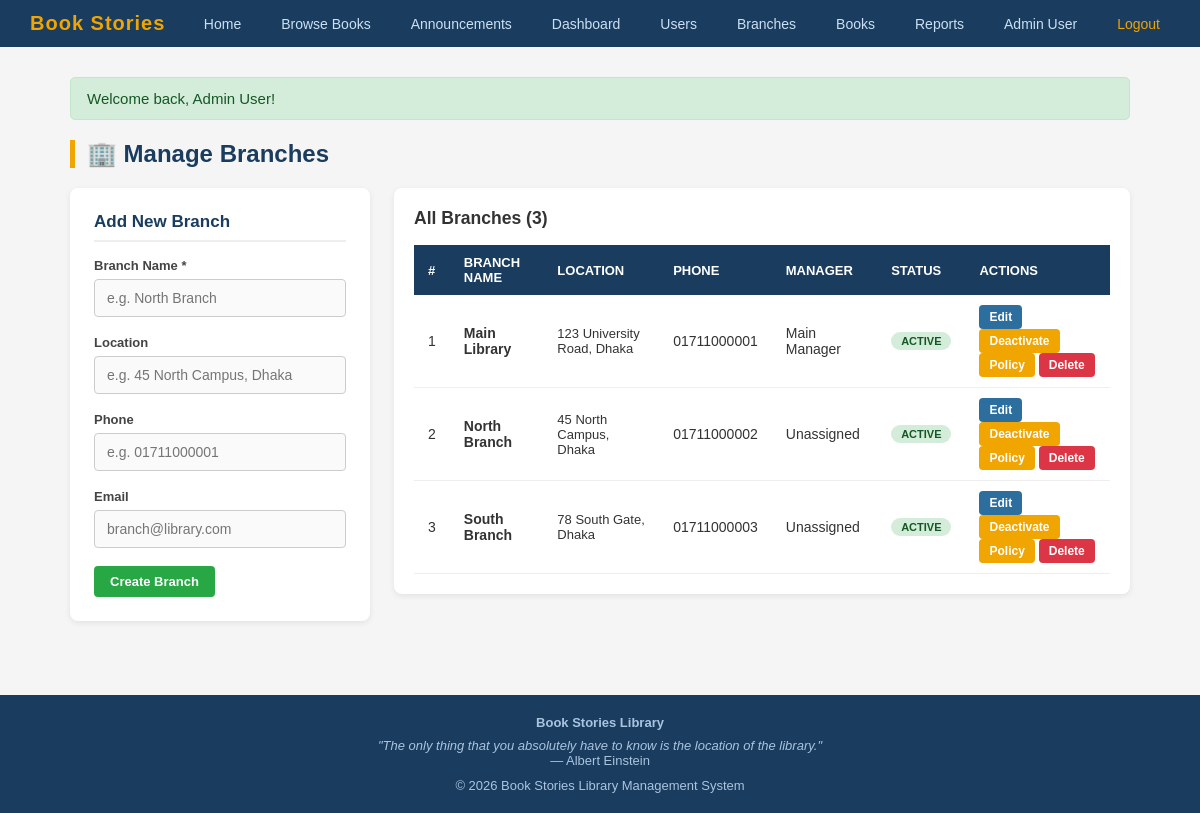
Page /index.php?page=manage_branches (signed in) on the committed database.
### tables this page shows
CREATE TABLE IF NOT EXISTS users (
    id INT AUTO_INCREMENT PRIMARY KEY,
    full_name VARCHAR(100) NOT NULL,
    email VARCHAR(100) NOT NULL UNIQUE,
    password VARCHAR(255) NOT NULL,
    role ENUM('member','librarian','manager','admin') DEFAULT 'member',
    branch_id INT DEFAULT NULL,
    phone VARCHAR(20),
    address TEXT,
    profile_pic VARCHAR(255) DEFAULT 'default.png',
    status ENUM('active','inactive') DEFAULT 'active',
    created_at DATETIME DEFAULT CURRENT_TIMESTAMP
);

CREATE TABLE IF NOT EXISTS branches (
    id INT AUTO_INCREMENT PRIMARY KEY,
    branch_name VARCHAR(100) NOT NULL,
    location VARCHAR(255),
    phone VARCHAR(20),
    email VARCHAR(100),
    manager_id INT DEFAULT NULL,
    status ENUM('active','inactive') DEFAULT 'active',
    created_at DATETIME DEFAULT CURRENT_TIMESTAMP
);

### models/BranchModel.php (called while the page is built, shortened)
<?php
function getAllBranches($conn) {
    $sql    = "SELECT b.*, u.full_name AS manager_name FROM branches b LEFT JOIN users u ON b.manager_id = u.id ORDER BY b.id ASC";
    $result = mysqli_query($conn, $sql);
    $list   = array();
    while ($row = mysqli_fetch_assoc($result)) {
        $list[] = $row;
    }
    return $list;
}

### views/manager/manage_branches.php (the view, shortened to what this page needs)
<?php
require_once 'config/Connect.php';
require_once 'models/BranchModel.php';
$conn     = connect();
$branches = getAllBranches($conn);
$managers = array();
$sql    = "SELECT id, full_name FROM users WHERE role='manager' AND status='active'";
$result = mysqli_query($conn, $sql);
while ($row = mysqli_fetch_assoc($result)) {
    $managers[] = $row;
}
$edit_branch = null;
require_once 'views/header.php';
?>
<h1 class="page-title">&#127970; Manage Branches</h1>
<div style="display:flex; gap:24px; flex-wrap:wrap;">
    <div class="section-box" style="flex:0 0 300px;">
        <?php if ($edit_branch): ?>
            <h3>Edit Branch</h3>
            <form action="index.php?page=do_branch&action=update" method="POST">
                <input type="hidden" name="id" value="<?php echo $edit_branch['id']; ?>">
                <div class="form-group">
                    <label>Branch Name *</label>
                    <input type="text" name="branch_name" value="<?php echo htmlspecialchars($edit_branch['branch_name']); ?>" required>
                </div>
                <div class="form-group">
                    <label>Location</label>
                    <input type="text" name="location" value="<?php echo htmlspecialchars($edit_branch['location'] ?? ''); ?>">
                </div>
                <div class="form-group">
                    <label>Phone</label>
                    <input type="text" name="phone" value="<?php echo htmlspecialchars($edit_branch['phone'] ?? ''); ?>">
                </div>
                <div class="form-group">
                    <label>Email</label>
                    <input type="email" name="email" value="<?php echo htmlspecialchars($edit_branch['email'] ?? ''); ?>">
                </div>
                <div class="form-group">
                    <label>Assign Manager</label>
                    <select name="manager_id">
                        <option value="0">-- None --</option>
                        <?php foreach ($managers as $m): ?>
                            <option value="<?php echo $m['id']; ?>"
                                <?php echo ($edit_branch['manager_id'] == $m['id']) ? 'selected' : ''; ?>>
                                <?php echo htmlspecialchars($m['full_name']); ?>
                            </option>
                        <?php endforeach; ?>
                    </select>
                </div>
                <div style="display:flex; gap:8px;">
                    <button type="submit" class="btn btn-primary">Save Changes</button>
                    <a href="index.php?page=manage_branches" class="btn btn-secondary">Cancel</a>
                </div>
            </form>
        <?php else: ?>
            <h3>Add New Branch</h3>
            <form action="index.php?page=do_branch&action=create" method="POST">
                <div class="form-group">
                    <label>Branch Name *</label>
                    <input type="text" name="branch_name" placeholder="e.g. North Branch" required>
                </div>
                <div class="form-group">
                    <label>Location</label>
                    <input type="text" name="location" placeholder="e.g. 45 North Campus, Dhaka">
                </div>
                <div class="form-group">
                    <label>Phone</label>
                    <input type="text" name="phone" placeholder="e.g. 01711000001">
                </div>
                <div class="form-group">
                    <label>Email</label>
                    <input type="email" name="email" placeholder="branch@library.com">
                </div>
                <button type="submit" class="btn btn-success">Create Branch</button>
            </form>
        <?php endif; ?>
    </div>
    <div style="flex:1; min-width:280px;">
        <div class="table-container">
            <h3 style="margin-bottom:16px;">All Branches (<?php echo count($branches); ?>)</h3>
            <?php if (empty($branches)): ?>
                <p style="color:#888;">No branches found.</p>
            <?php else: ?>
                <table>
                    <thead>
                        <tr><th>#</th><th>Branch Name</th><th>Location</th><th>Phone</th><th>Manager</th><th>Status</th><th>Actions</th></tr>
                    </thead>
                    <tbody>
                        <?php $i = 1; foreach ($branches as $b): ?>
                        <tr>
                            <td><?php echo $i++; ?></td>
                            <td><strong><?php echo htmlspecialchars($b['branch_name']); ?></strong></td>
                            <td style="font-size:13px;"><?php echo htmlspecialchars($b['location'] ?? '-'); ?></td>
                            <td><?php echo htmlspecialchars($b['phone'] ?? '-'); ?></td>
                            <td><?php echo htmlspecialchars($b['manager_name'] ?? 'Unassigned'); ?></td>
                            <td><span class="badge badge-<?php echo $b['status']; ?>"><?php echo strtoupper($b['status']); ?></span></td>
                            <td>
                                <a href="index.php?page=manage_branches&edit=<?php echo $b['id']; ?>" class="btn btn-primary btn-sm">Edit</a>
                                <a href="index.php?page=do_branch&action=toggle_status&id=<?php echo $b['id']; ?>"
                                   class="btn btn-sm <?php echo $b['status'] == 'active' ? 'btn-warning' : 'btn-success'; ?>"
                                   onclick="return confirm('Toggle status for this branch?')">
                                   <?php echo $b['status'] == 'active' ? 'Deactivate' : 'Activate'; ?>
                                </a>
                                <a href="index.php?page=branch_policy&id=<?php echo $b['id']; ?>" class="btn btn-warning btn-sm">Policy</a>
                                <?php if ($_SESSION['role'] == 'admin'): ?>
                                    <a href="index.php?page=do_branch&action=delete&id=<?php echo $b['id']; ?>"
                                       class="btn btn-danger btn-sm"
                                       onclick="return confirmDelete('Delete this branch?')">Delete</a>
                                <?php endif; ?>
                            </td>
                        </tr>
                        <?php endforeach; ?>
                    </tbody>
                </table>
            <?php endif; ?>
        </div>
    </div>
</div>
<?php require_once 'views/footer.php'; ?>

### views/css/style.css (style rules this page uses)
* { margin: 0; padding: 0; box-sizing: border-box; }
body { font-family: Arial, Helvetica, sans-serif; background-color: #f5f5f5; color: #333; font-size: 15px; }
a { text-decoration: none; color: #2c6e9e; }
.page-title { font-size: 24px; color: #1a3c5e; margin-bottom: 20px; border-left: 5px solid #f0a500; padding-left: 12px; }
.table-container { background: white; border-radius: 8px; padding: 20px; box-shadow: 0 2px 6px rgba(0,0,0,0.08); overflow-x: auto; margin-bottom: 30px; }
table { width: 100%; border-collapse: collapse; }
table thead th { background-color: #1a3c5e; color: white; padding: 10px 14px; text-align: left; font-size: 13px; text-transform: uppercase; }
table tbody tr { border-bottom: 1px solid #eee; }
table tbody td { padding: 10px 14px; font-size: 14px; vertical-align: middle; }
.btn { display: inline-block; padding: 8px 16px; border: none; border-radius: 4px; cursor: pointer; font-size: 13px; font-weight: bold; text-align: center; transition: opacity 0.2s; }
.btn-primary { background-color: #2c6e9e; color: white; }
.btn-success { background-color: #28a745; color: white; }
.btn-danger { background-color: #dc3545; color: white; }
.btn-warning { background-color: #f0a500; color: white; }
.btn-sm { padding: 5px 10px; font-size: 12px; }
.form-group { margin-bottom: 18px; }
.form-group label { display: block; font-weight: bold; margin-bottom: 6px; color: #444; font-size: 13px; }
.form-group input, .form-group select, .form-group textarea { width: 100%; padding: 10px 12px; border: 1px solid #ccc; border-radius: 4px; font-size: 14px; background: #fafafa; transition: border 0.2s; }
.badge { display: inline-block; padding: 3px 10px; border-radius: 12px; font-size: 11px; font-weight: bold; text-transform: uppercase; }
.badge-active { background: #d4edda; color: #155724; }
.section-box { background: white; border-radius: 8px; padding: 24px; box-shadow: 0 2px 6px rgba(0,0,0,0.08); margin-bottom: 24px; }
.section-box h3 { color: #1a3c5e; margin-bottom: 16px; font-size: 17px; border-bottom: 2px solid #eee; padding-bottom: 8px; }

### rows in the picture
users: branch.branch_name "Main Library", branch.location "123 University Road, Dhaka", branch.phone "01711000001", full_name "Main Manager", branch.status "ACTIVE"
branches: branch_name "North Branch", location "45 North Campus, Dhaka", phone "01711000002", manager_name "Unassigned", status "ACTIVE", shows "Deactivate"
branches: branch_name "South Branch", location "78 South Gate, Dhaka", phone "01711000003", manager_name "Unassigned", status "ACTIVE", shows "Deactivate"

### other values in the picture
$_SESSION['user_name'] "Admin User"
$_SESSION['msg'] "Welcome back, Admin User!"
count($branches) "3"
